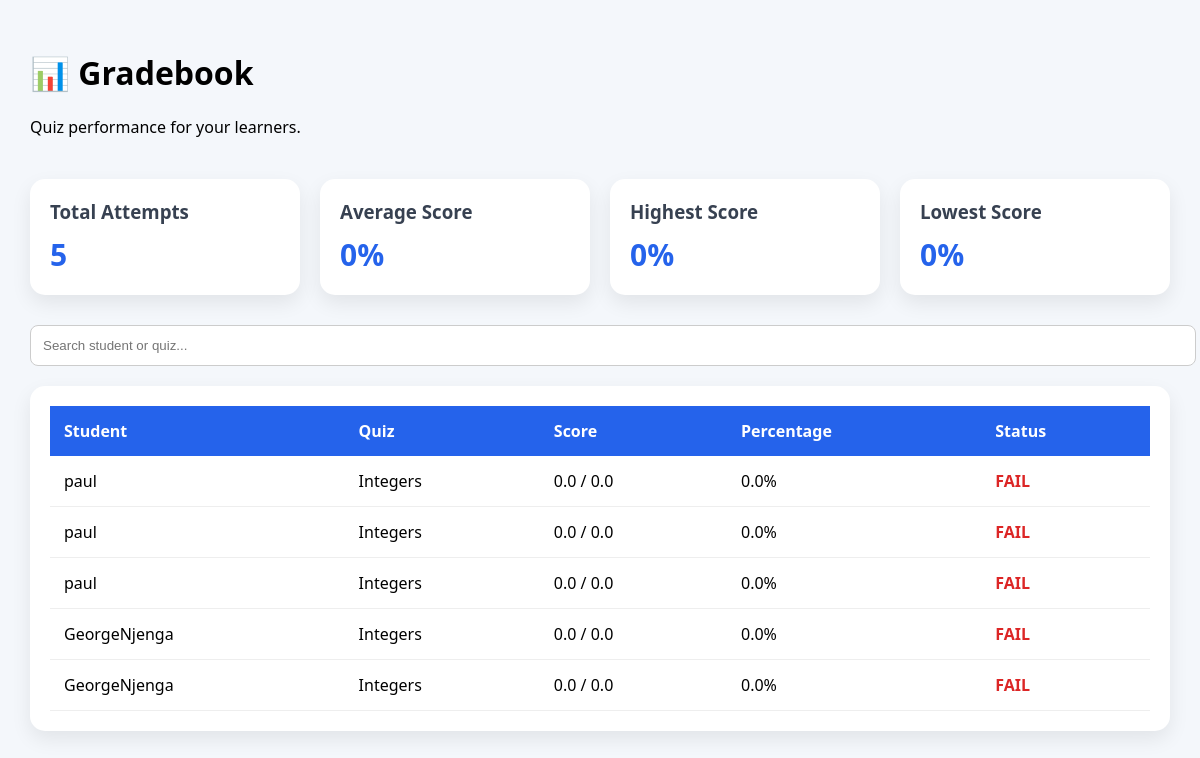
Screenshot of /assignments/dashboard/gradebook/ (signed in) with the database file from the repository.
### assignments/models.py (models this page shows, shortened)
class QuizAttempt(models.Model):
    assignment = models.ForeignKey(
        Assignment,
        on_delete=models.CASCADE,
        related_name="attempts"
    )
    question_order = models.JSONField(default=list, blank=True)
    student = models.ForeignKey(
        'accounts.User',
        on_delete=models.CASCADE,
        related_name="quiz_attempts"
    )
    score = models.FloatField(default=0)
    total = models.FloatField(default=0)
    started_at = models.DateTimeField(auto_now_add=True)
    submitted_at = models.DateTimeField(null=True, blank=True)
    is_graded = models.BooleanField(default=False)
    PASS_MARK = 50
    class Meta:
        ordering = ['-started_at']
        indexes = [
            models.Index(fields=["student"]),
            models.Index(fields=["assignment"]),
        ]
    @property
    def percentage(self):
        if not self.total:
            return 0
        return round((self.score / self.total) * 100, 1)

class Assignment(models.Model):
    ASSIGNMENT_TYPES = (
        ('essay', 'Essay / Written'),
        ('quiz', 'Multiple Choice Quiz'),
        ('mixed', 'Mixed'),
    )
    title = models.CharField(max_length=200)
    description = CKEditor5Field("Description", config_name="default")
    teacher = models.ForeignKey(
        'accounts.User',
        on_delete=models.CASCADE,
        related_name="created_assignments"
    )
    from .storage import AssignmentStorage
    attachment = models.FileField(
        storage=AssignmentStorage(),
        upload_to="",
        blank=True,
        null=True,
    )
    school_class = models.ForeignKey(
        'schools.SchoolClass',
        on_delete=models.CASCADE,
        related_name="assignments",
    )
    subject = models.ForeignKey(
        "Subject",
        on_delete=models.CASCADE,
        related_name="assignments"
    )
    assignment_type = models.CharField(
        max_length=20,
        choices=ASSIGNMENT_TYPES,
        default='essay'
    )
    due_date = models.DateTimeField()
    total_marks = models.FloatField(default=100)
    duration_minutes = models.IntegerField(null=True, blank=True)
    is_timed = models.BooleanField(default=False)
    created_at = models.DateTimeField(auto_now_add=True)
    class Meta:
        ordering = ['-created_at']
        indexes = [
            models.Index(fields=["school_class"]),
            models.Index(fields=["subject"]),
            models.Index(fields=["teacher"]),
            models.Index(fields=["due_date"]),
        ]

### accounts/models.py (models this page shows, shortened)
class User(AbstractUser):
    ROLE_CHOICES = [
        ("school_admin", "School Admin"),
        ("teacher", "Teacher"),
        ("student", "Student"),
        ("parent", "Parent"),
    ]
    role = models.CharField(
        max_length=20,
        choices=ROLE_CHOICES,
        default="student",
        db_index=True,
    )
    school = models.ForeignKey(
        "schools.School",
        on_delete=models.CASCADE,
        related_name="users",
        null=True,
        blank=True,
    )
    school_class = models.ForeignKey(
        "schools.SchoolClass",
        on_delete=models.SET_NULL,
        related_name="students",
        null=True,
        blank=True,
    )
    teacher_role = models.ForeignKey(
        "TeacherRole",
        on_delete=models.SET_NULL,
        null=True,
        blank=True,
        related_name="teachers",
    )
    admission_number = models.CharField(
        max_length=30,
        unique=True,
        blank=True,
        null=True,
        db_index=True,
    )
    employee_number = models.CharField(
        max_length=30,
        unique=True,
        blank=True,
        null=True,
        db_index=True,
    )
    tsc_number = models.CharField(
        max_length=30,
        blank=True,
        null=True,
    )
    phone_number = models.CharField(max_length=20, blank=True)
    profile_picture = models.ImageField(upload_to="profiles/", blank=True, null=True)
    date_of_birth = models.DateField(blank=True, null=True)
    is_verified = models.BooleanField(default=False)
    created_at = models.DateTimeField(default=timezone.now)
    updated_at = models.DateTimeField(auto_now=True)
    @property
    def is_school_admin(self):
        return self.role == "school_admin"
    @property
    def is_teacher(self):
        return self.role == "teacher"

### assignments/views.py (the view)
# urls.py: path("dashboard/gradebook/", views.gradebook, name="gradebook"),
@login_required
def gradebook(request):
    user = request.user
    if not (user.is_teacher or user.is_school_admin):
        return HttpResponseForbidden()
    if user.is_school_admin:
        attempts = QuizAttempt.objects.filter(
            assignment__school_class__school=user.school
        )
    else:
        attempts = QuizAttempt.objects.filter(
            assignment__teacher=user
        )
    attempts = attempts.select_related("student", "assignment")
    stats = attempts.aggregate(
        average=Avg("score"),
        highest=Max("score"),
        lowest=Min("score"),
    )
    return render(request, "gradebook.html", {
        "attempts": attempts,
        "average": round(stats["average"] or 0, 1),
        "highest": stats["highest"] or 0,
        "lowest": stats["lowest"] or 0,
    })

### assignments/templates/gradebook.html (shortened to what this page needs)
{% load static %}
<!DOCTYPE html>
<html lang="en">
<head>
</head>
<body>
<div class="container">
<div class="header">
<div>
<h1>📊 Gradebook</h1>
<p>Quiz performance for your learners.</p>
</div>
</div>
<div class="cards">
<div class="card">
<h3>Total Attempts</h3>
<p>{{ attempts.count }}</p>
</div>
<div class="card">
<h3>Average Score</h3>
<p>{{ average|default:"0" }}%</p>
</div>
<div class="card">
<h3>Highest Score</h3>
<p>{{ highest|default:"0" }}%</p>
</div>
<div class="card">
<h3>Lowest Score</h3>
<p>{{ lowest|default:"0" }}%</p>
</div>
</div>
<div class="search">
<input
type="text"
id="search"
placeholder="Search student or quiz...">
</div>
<div class="table-card">
<table id="gradeTable">
<thead>
<tr>
<th>Student</th>
<th>Quiz</th>
<th>Score</th>
<th>Percentage</th>
<th>Status</th>
</tr>
</thead>
<tbody>
{% for attempt in attempts %}
<tr>
<td>
{{ attempt.student.get_full_name|default:attempt.student.username }}
</td>
<td>
{{ attempt.assignment.title }}
</td>
<td>
{{ attempt.score }} / {{ attempt.total }}
</td>
<td>
{{ attempt.percentage|floatformat:1 }}%
</td>
<td>
{% if attempt.percentage >= 50 %}
<span class="pass">
PASS
</span>
{% else %}
<span class="fail">
FAIL
</span>
{% endif %}
</td>
</tr>
{% empty %}
<tr>
<td colspan="5">
<center>No quiz results available.</center>
</td>
</tr>
{% endfor %}
</tbody>
</table>
</div>
</div>
</body>
</html>

### assignments/templates/gradebook.html (style rules this page uses)
body { margin:0; font-family:system-ui,-apple-system,Segoe UI,Roboto,sans-serif; background:#f4f7fb; }
.container { width:95%; max-width:1400px; margin:auto; padding:30px; }
.header { display:flex; justify-content:space-between; align-items:center; flex-wrap:wrap; margin-bottom:25px; }
.cards { display:grid; grid-template-columns:repeat(auto-fit,minmax(220px,1fr)); gap:20px; margin-bottom:30px; }
.card { background:white; border-radius:15px; padding:20px; box-shadow:0 8px 20px rgba(0,0,0,.08); }
.card h3 { margin:0 0 10px; color:#374151; }
.card p { margin:0; font-size:30px; font-weight:bold; color:#2563eb; }
.search { margin-bottom:20px; }
.search input { width:100%; padding:12px; border:1px solid #ccc; border-radius:8px; }
.table-card { background:white; border-radius:15px; padding:20px; box-shadow:0 8px 20px rgba(0,0,0,.08); }
table { width:100%; border-collapse:collapse; }
th { background:#2563eb; color:white; padding:14px; text-align:left; }
td { padding:14px; border-bottom:1px solid #eee; }
.fail { color:#dc2626; font-weight:bold; }

### rows the page displays
QuizAttempt: student.get_full_name "paul", assignment "Integers", score "0.0", total "0.0", percentage "0.0", shows "FAIL"
QuizAttempt: student.get_full_name "paul", assignment "Integers", score "0.0", total "0.0", percentage "0.0", shows "FAIL"
QuizAttempt: student.get_full_name "paul", assignment "Integers", score "0.0", total "0.0", percentage "0.0", shows "FAIL"
QuizAttempt: student.get_full_name "GeorgeNjenga", assignment "Integers", score "0.0", total "0.0", percentage "0.0", shows "FAIL"
QuizAttempt: student.get_full_name "GeorgeNjenga", assignment "Integers", score "0.0", total "0.0", percentage "0.0", shows "FAIL"

### other values shown
{{ attempts.count }} "5"
{{ average|default:"0" }} "0"
{{ highest|default:"0" }} "0"
{{ lowest|default:"0" }} "0"
